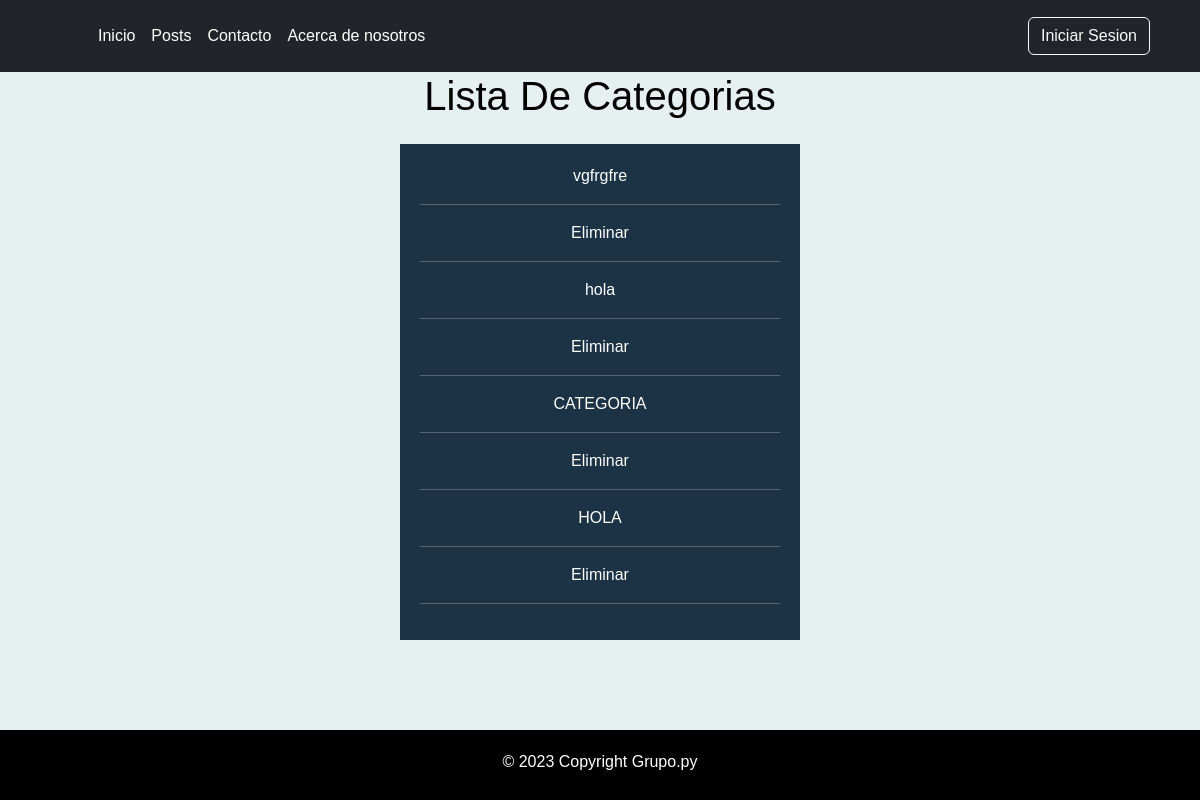
The page /categoria on the database as committed earlier.
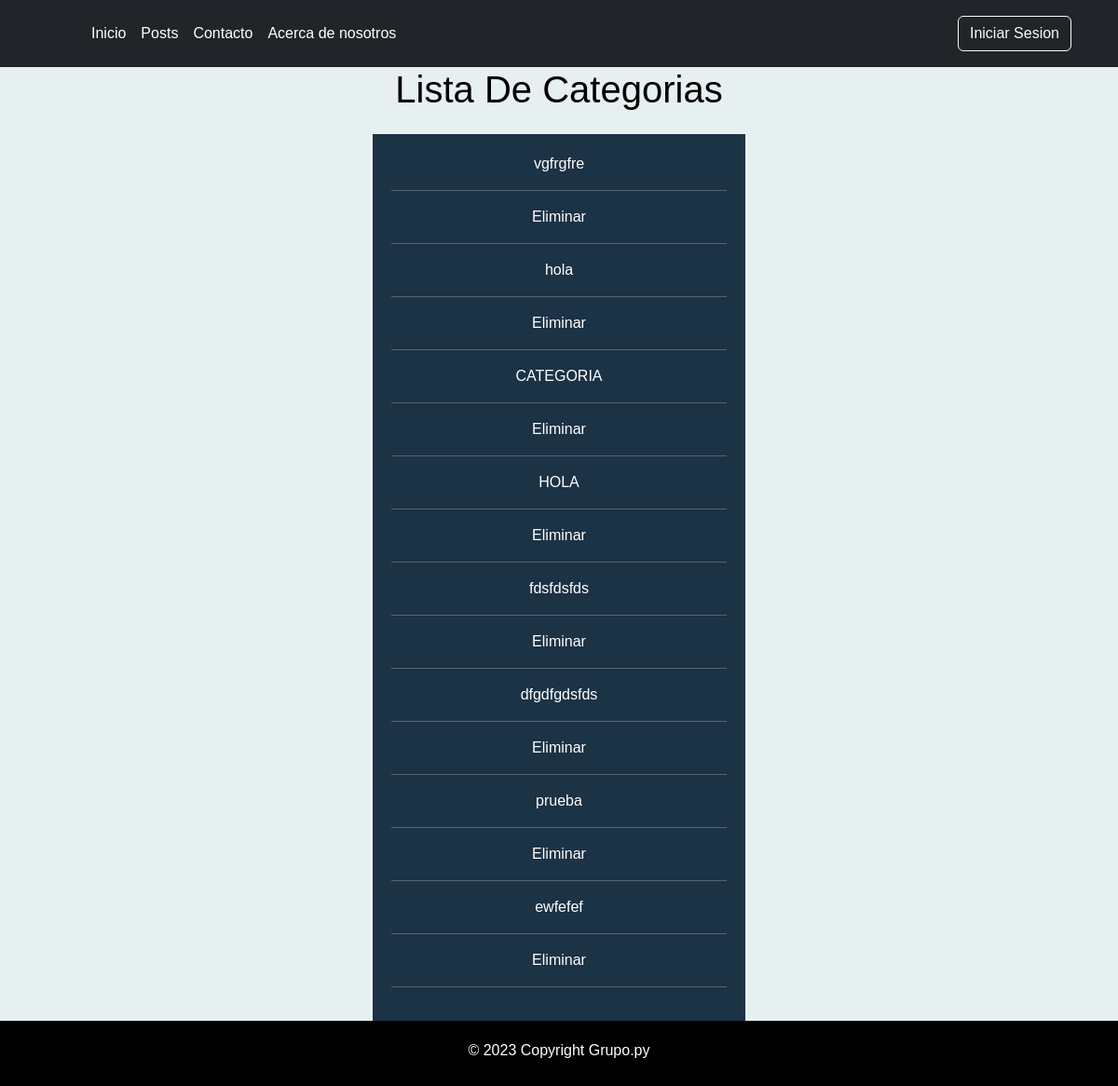
The same page on the database as committed later.
### apps/post/models.py (models this page shows, shortened)
class Categoria(models.Model):
    nombre = models.CharField(max_length=30, null=False)

### apps/post/views.py (the view)
# urls.py: path("categoria", views.CategoriaListView.as_view(), name="categoria_list"),
class CategoriaListView(ListView):
    model = Categoria
    template_name = "posts/categoria_list.html"
    context_object_name = "categoria"

### templates/posts/categoria_list.html
{% extends 'base.html' %}
{% load static %}
{% block contenido %}
<center>
<h1 style="color: black;">Lista De Categorias</h1>
<nav>
    <ul class="menu">
        {% for categoria in categoria %}
        <li>{{ categoria.nombre}} <hr> <a style="color: white;" href="{% url 'apps.post:categoria_delete' pk=categoria.pk %}">Eliminar</a><hr></li>
    {% empty %}
            <li>No hay categorias</li>
    {% endfor %}
    </ul></nav>
</center>
{% endblock contenido %}

Rows that differ between the two databases and show on the page:
added Categoria: nombre "fdsfdsfds"
added Categoria: nombre "dfgdfgdsfds"
added Categoria: nombre "prueba"
added Categoria: nombre "ewfefef"
